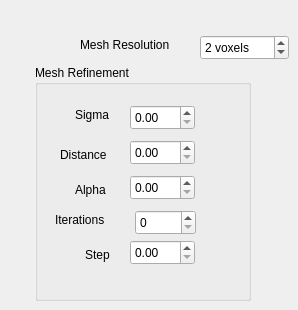
     <widget class="QWidget" name="tab_8">
      <attribute name="title">
       <string>Refine</string>
      </attribute>
      <widget class="QSpinBox" name="spinMCdim">
       <property name="geometry">
        <rect>
         <x>200</x>
         <y>35</y>
         <width>89</width>
         <height>25</height>
        </rect>
       </property>
       <property name="suffix">
        <string> voxels</string>
       </property>
       <property name="minimum">
        <number>1</number>
       </property>
       <property name="value">
        <number>2</number>
       </property>
      </widget>
      <widget class="QGroupBox" name="groupBox">
       <property name="geometry">
        <rect>
         <x>35</x>
         <y>65</y>
         <width>216</width>
         <height>236</height>
        </rect>
       </property>
       <property name="title">
        <string>Mesh Refinement</string>
       </property>
       <widget class="QLabel" name="label_29">
        <property name="geometry">
         <rect>
          <x>40</x>
          <y>115</y>
          <width>42</width>
          <height>19</height>
         </rect>
        </property>
        <property name="text">
         <string>Alpha</string>
        </property>
       </widget>
       <widget class="QLabel" name="label_13">
        <property name="geometry">
         <rect>
          <x>40</x>
          <y>40</y>
          <width>45</width>
          <height>19</height>
         </rect>
        </property>
        <property name="text">
         <string>Sigma</string>
        </property>
       </widget>
       <widget class="QDoubleSpinBox" name="spinRefineSigma">
        <property name="geometry">
         <rect>
          <x>95</x>
          <y>40</y>
          <width>65</width>
          <height>25</height>
         </rect>
        </property>
       </widget>
       <widget class="QLabel" name="label_27">
        <property name="geometry">
         <rect>
          <x>25</x>
          <y>80</y>
          <width>62</width>
          <height>19</height>
         </rect>
        </property>
        <property name="text">
         <string>Distance</string>
        </property>
       </widget>
       <widget class="QDoubleSpinBox" name="spinRefineDistance">
        <property name="geometry">
         <rect>
          <x>95</x>
          <y>75</y>
          <width>65</width>
          <height>25</height>
         </rect>
        </property>
        <property name="singleStep">
         <double>0.010000000000000</double>
        </property>
       </widget>
       <widget class="QDoubleSpinBox" name="spinRefineAlpha">
        <property name="geometry">
         <rect>
          <x>95</x>
          <y>110</y>
          <width>65</width>
          <height>25</height>
         </rect>
        </property>
        <property name="singleStep">
         <double>0.010000000000000</double>
        </property>
       </widget>
       <widget class="QDoubleSpinBox" name="spinRefineStep">
        <property name="geometry">
         <rect>
          <x>95</x>
          <y>175</y>
          <width>65</width>
          <height>25</height>
         </rect>
        </property>
        <property name="singleStep">
         <double>0.010000000000000</double>
        </property>
       </widget>
       <widget class="QSpinBox" name="spinRefineIter">
        <property name="geometry">
         <rect>
          <x>100</x>
          <y>145</y>
          <width>61</width>
          <height>25</height>
         </rect>
        </property>
        <property name="maximum">
         <number>1000</number>
        </property>
       </widget>
       <widget class="QLabel" name="label_28">
        <property name="geometry">
         <rect>
          <x>20</x>
          <y>145</y>
          <width>69</width>
          <height>19</height>
         </rect>
        </property>
        <property name="text">
         <string>Iterations</string>
        </property>
       </widget>
       <widget class="QLabel" name="label_30">
        <property name="geometry">
         <rect>
          <x>50</x>
          <y>180</y>
          <width>34</width>
          <height>19</height>
         </rect>
        </property>
        <property name="text">
         <string>Step</string>
        </property>
       </widget>
      </widget>
      <widget class="QLabel" name="label_12">
       <property name="geometry">
        <rect>
         <x>80</x>
         <y>35</y>
         <width>119</width>
         <height>19</height>
        </rect>
       </property>
       <property name="text">
        <string>Mesh Resolution</string>
       </property>
      </widget>
     </widget>
